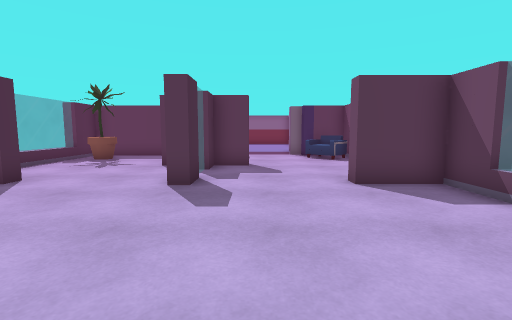
[1] (above)

17 first-person views from a walk through a Unity game level. The camera is 1.2 m above the floor, tilts 6° down and sees 85° across. Doors are open. The floor is counted in squares, 1 m on a side. Each view is taken from the middle of a square. On the plan, view 1 faces up. The plan holds only what a view shows up to about 13 squares ahead; the rest is blank. The place goes on beyond the plan. The player character is not drawn. Some animated figures are not drawn. Some surface patterns are stand-ins.

[2]
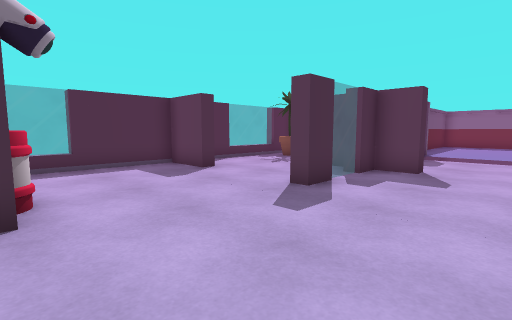

[3]
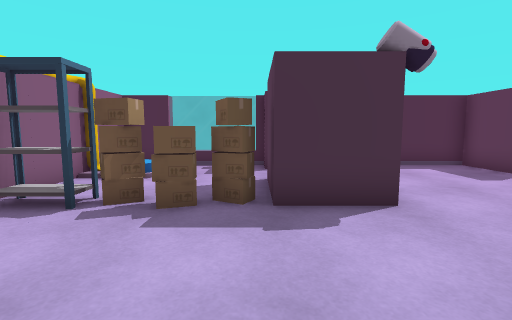

[4]
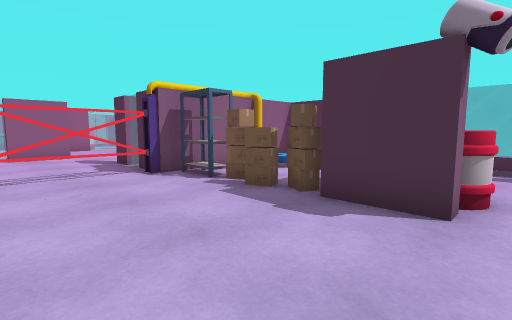

[5]
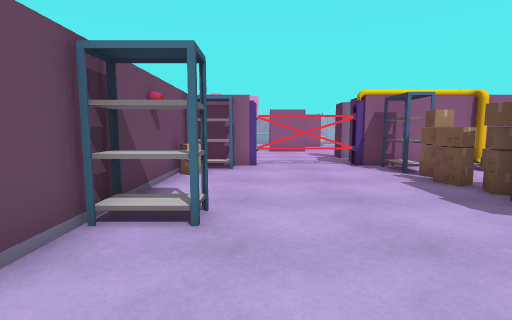

[6]
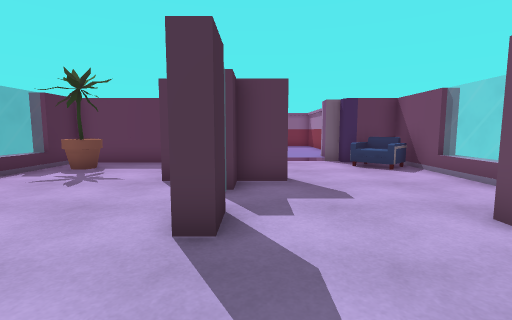

[7]
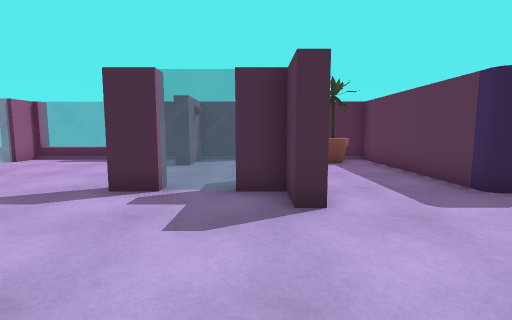

[8]
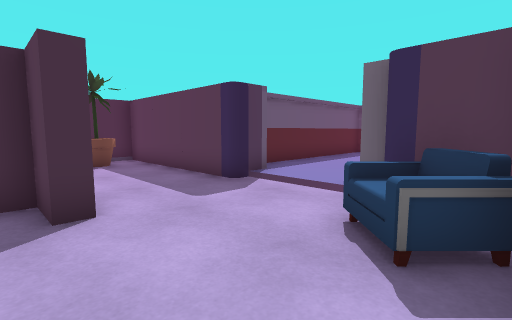

[9]
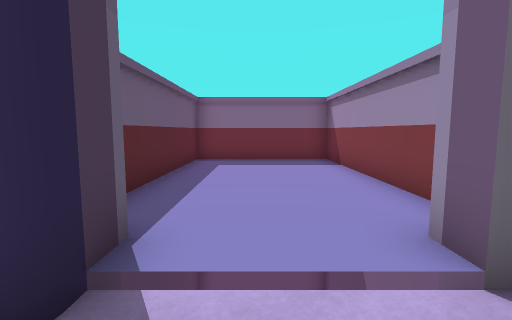

[10]
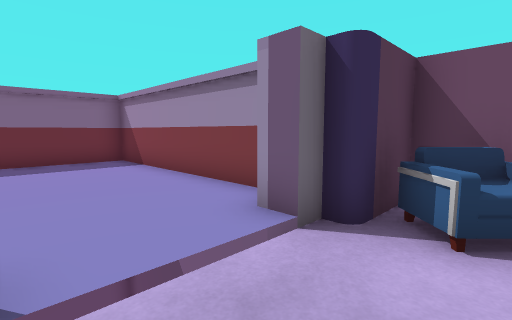

[11]
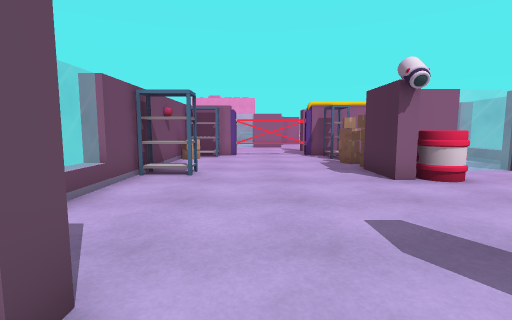

[12]
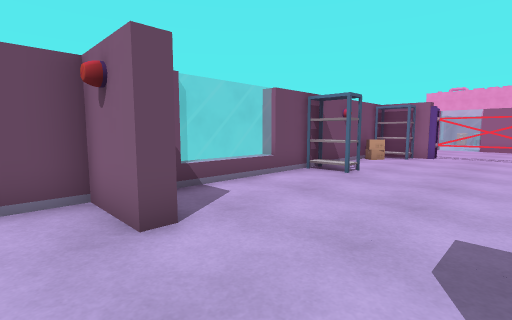

[13]
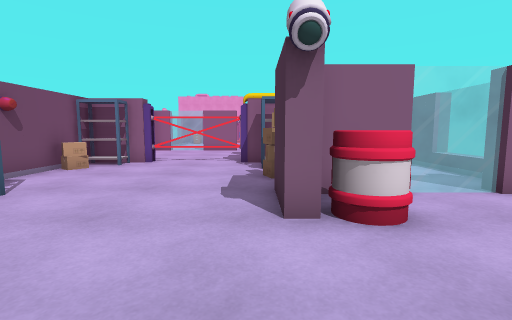

[14]
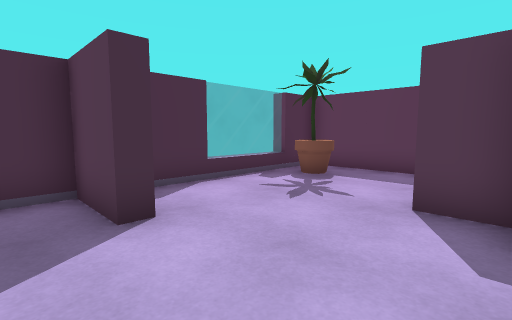

[15]
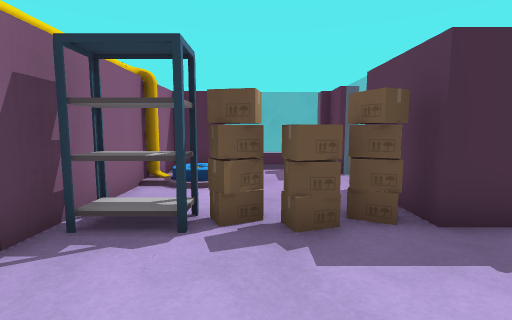

[16]
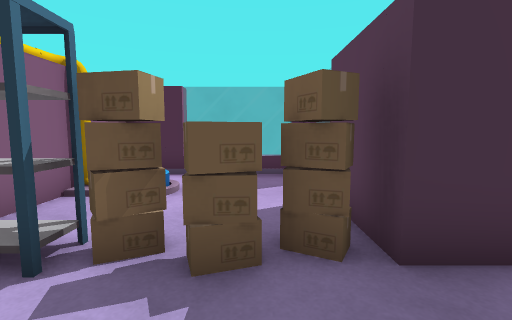

[17]
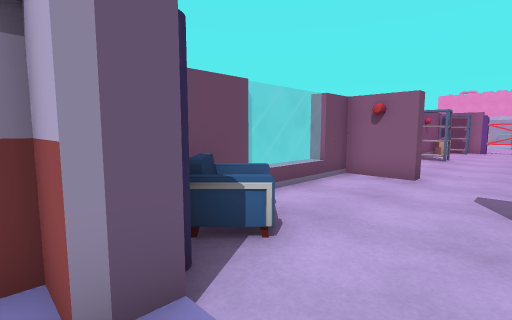

### Floor plan
Key: @ floor where view 1 was taken; # wall or solid block; x gap in a wall; . main floor; : floor 0.25 m higher than the main floor; D open door; = window, fence, low wall or low ledge; C chair; F flowerpot; B barrel; A box.
Columns run from 8 left of view 1 to 5 right of it. Each row starts with its distance up from view 1.
 23       ######
 22       #::::#
 21       #::::#
 20       #::::#
 19       #::::#
 18       #::::#
 17       #::::#
 16       #::::#
 15       #::::#
 14 #######DDD###
 13 #..........C#
 12 #FF.......CC#
 11 =...........##
 10 =....###.....=
  9 #.....#......=
  8 #.....=.....=#
  7 #.....#.....##
  6 ###........###
  5 #...........=#
  4 #............=
  3 =............=
  2 =...........##
  1 =...B#......#
  0 ##..##..@..##
 -1 ##==#A......#
 -2 =....AA.....#
 -3 =....A......#
 -4 #....##.....A
 -5 #.##.##....##
 -6 #######x#####
 -7       #....
 -8       #

Where each view was taken, in squares from view 1:
view 1: 0 up, 0 right, facing up
view 2: 1 up, 2 right, facing up-left
view 3: 1 down, 2 right, facing left
view 4: 2 up, 2 right, facing down-left
view 5: 4 up, 2 right, facing down
view 6: 3 up, 1 left, facing up
view 7: 9 up, 4 right, facing left
view 8: 9 up, 4 right, facing up-left
view 9: 12 up, 0 right, facing up
view 10: 12 up, 1 left, facing up-right
view 11: 8 up, 1 right, facing down
view 12: 8 up, 1 left, facing down-right
view 13: 5 up, 2 left, facing down
view 14: 5 up, 2 left, facing up-left
view 15: 3 down, 1 right, facing left
view 16: 2 down, 0 right, facing left
view 17: 15 up, 0 right, facing down-right
